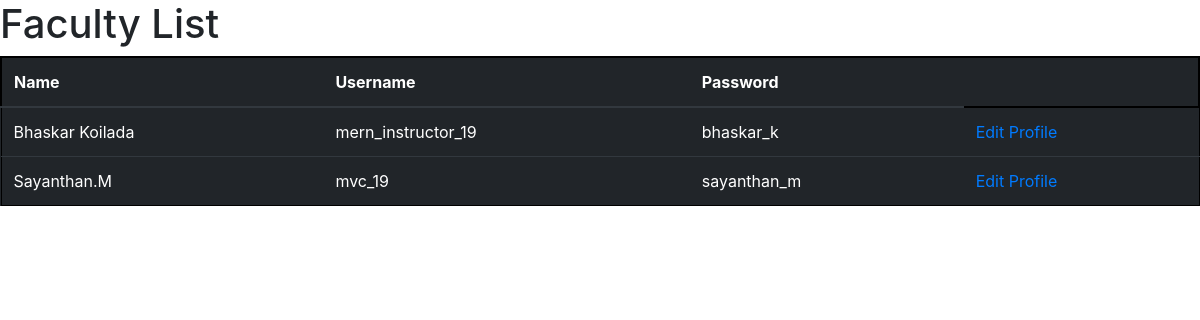
Page /manage_faculty.php on the committed database.
### tables this page shows
CREATE TABLE `faculty` (
  `username` varchar(20) NOT NULL,
  `name` varchar(50) NOT NULL,
  `password` varchar(20) NOT NULL
);

### manage_faculty.php (the view, shortened to what this page needs)
<!DOCTYPE html>
<html lang="en">
<head>
    <link rel="stylesheet" href="https://maxcdn.bootstrapcdn.com/bootstrap/4.1.1/css/bootstrap.min.css">
</head>
<body>
    <header class="header">
        <h1>Faculty List</h1>
    </header>
      <div>
          <div>
              <table class="table table-dark">
              <thead>
              <tr style="border:2px solid black;">
                  <th> Name </th>
                  <th> Username </th>
                  <th> Password </th>
              </tr>
              </thead>
              <tbody>
                  <?php
                  $servername="localhost";
                  $username="root";
                  $password="";
                  $dbname="srms";
                  $con= mysqli_connect($servername,$username,$password,$dbname);
                  mysqli_select_db($con,"srms");
                  $selectquery="SELECT * FROM `faculty`";
                  $query=mysqli_query($con,$selectquery);
                  while($res=mysqli_fetch_array($query)){
                  ?>
                  <tr style="border:1px solid black">
                      <td><?php echo $res['name']; ?></td>
                      <td><?php echo $res['username']; ?></td>
                      <td><?php echo $res['password']; ?></td>
                      <td><a href="profile_edit.php?id=<?php echo $res['username']; ?>">Edit Profile</a></td>
                  </tr>
                  <?php
                  }
                  ?>
              </tbody>
              </table>
          </div>
      </div>
</body>
</html>

### rows in the picture
faculty: name "Bhaskar Koilada", username "mern_instructor_19", password "bhaskar_k"
faculty: name "Sayanthan.M", username "mvc_19", password "sayanthan_m"
